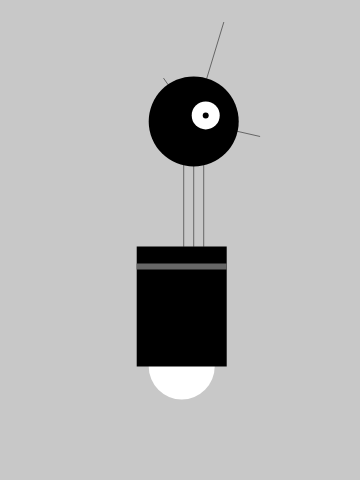
Frame 1 (no input)
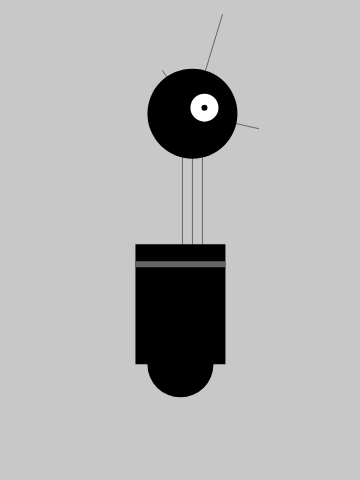
Frame 60 (no input)
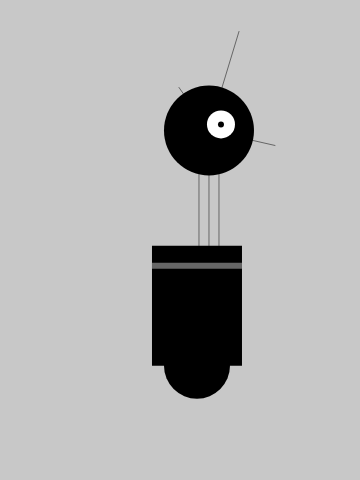
Frame 120 (the mouse pressed at the canvas centre since frame 60)

The p5.js sketch that drew these frames (run headless with seeded random() and noise() and a simulated clock; from frame 60 on, the mouse is pressed at the canvas centre):

// p5.js sketch
// ── sketch.js
var x = 180; // x coord
var y = 400; // y coordinate 
var bodyHeight = 153; //body height
var neckHeight = 56; //neck height
var radius = 45; //head radius
var angle = 0.0; // angle for motion

function setup() {
  createCanvas(360, 480);
  ellipseMode(RADIUS);
  background(204);
}

function draw() {
  background(200);

  //change position by small random amount
  x += random(-4, 4);
  y += random(-1, 1);

  //change height of neck
  neckHeight = 80 + sin(angle) * 30;
  angle += 0.05;

  //Adjust the height of the head
  var ny = y - bodyHeight - neckHeight - radius;

  //Neck
  stroke(102);
  line(x+2, y-bodyHeight, x+2, ny);
  line(x+12, y-bodyHeight, x+12, ny);
  line(x+22, y-bodyHeight, x+22, ny);

  //Antenae 

  line(x+12, ny, x-18, ny-43);
  line(x+12, ny, x+42, ny-99);
  line(x+12, ny, x+78, ny+15);

  //Body 
  noStroke();
  ellipse(x, y-33, 33, 33);
  fill(0);
  rect(x-45, y-bodyHeight, 90, bodyHeight - 33);
  fill(102);
  rect(x-45, y-bodyHeight+17, 90, 6);

  //Head
  fill(0);
  ellipse(x+12, ny, radius, radius);
  fill(255);
  ellipse(x+24, ny-6, 14, 14);
  fill(0);
  ellipse(x+24, ny-6, 3, 3);
}
